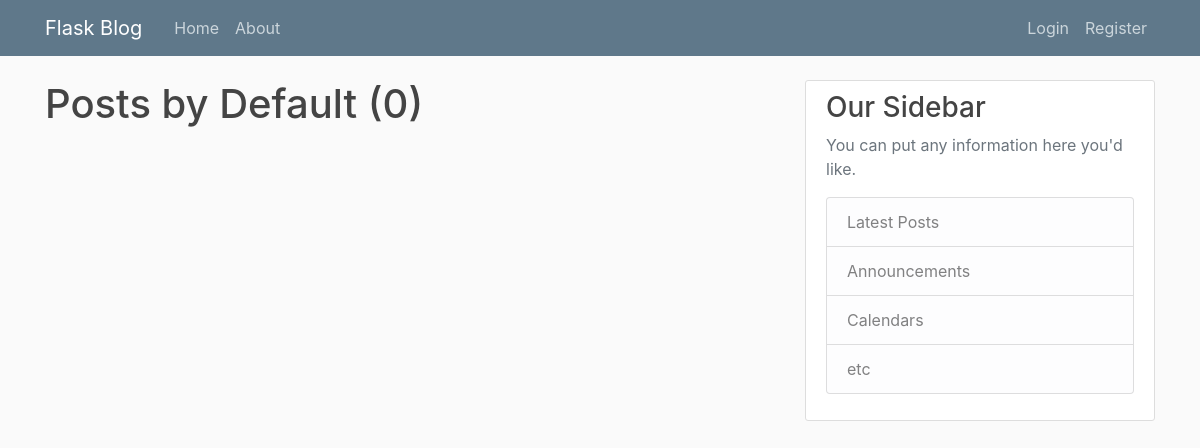
The page /user/Default on the database as committed earlier.
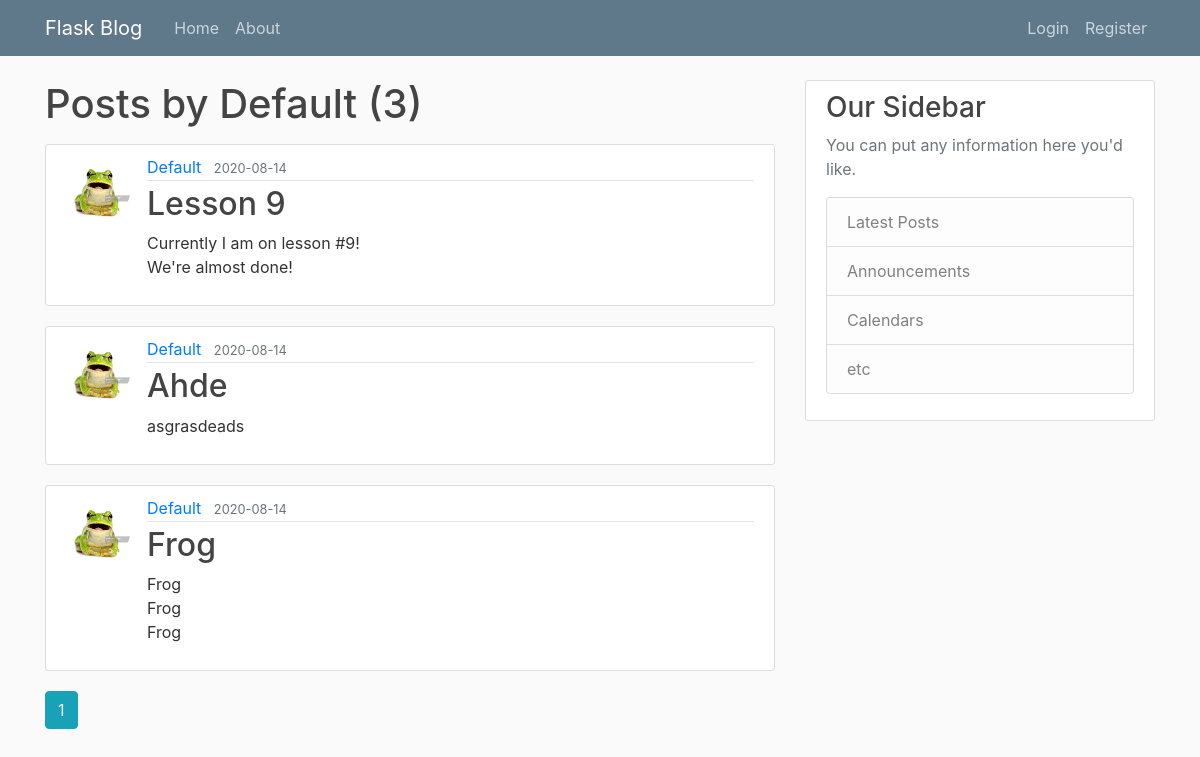
The same page on the database as committed later.
### flaskblog/models.py (models this page shows, shortened)
class Post(db.Model):
     id = db.Column(db.Integer, primary_key=True)
     title = db.Column(db.String(100), nullable=False)
     date_posted = db.Column(db.DateTime, nullable=False, default=datetime.utcnow)
     content = db.Column(db.Text, nullable=False)
     user_id = db.Column(db.Integer, db.ForeignKey('user.id'), nullable=False)

class User(db.Model, UserMixin):
    id = db.Column(db.Integer, primary_key=True)
    username = db.Column(db.String(20), unique=True, nullable=False)
    email = db.Column(db.String(120), unique=True, nullable=False)
    image_file = db.Column(db.String(20), nullable=False, default='default.jpg')
    password = db.Column(db.String(60), nullable=False)
    posts = db.relationship('Post', backref='author', lazy=True)

### flaskblog/users/routes.py (the view)
@users.route('/user/<string:username>')
def user_posts(username):
    page = request.args.get('page', 1, type=int)
    user = User.query.filter_by(username=username).first_or_404()
    posts = Post.query.filter_by(author=user)\
        .order_by(Post.date_posted.desc())\
        .paginate(page=page, per_page=5)
    return render_template('user_posts.html', posts=posts, user=user)

### flaskblog/templates/user_posts.html
{% extends "layout.html" %}
{% block content %}
    <h1 class="mb-3">Posts by {{ user.username }} ({{ posts.total }})</h1>
    {% for post in posts.items %}
        <article class="media content-section">
            <img class="rounded-circle article-img" src="{{ url_for('static', filename='profile_pics/' + post.author.image_file) }}">
            <div class="media-body">
            <div class="article-metadata">
                <a class="mr-2" href="{{ url_for('users.user_posts', username=post.author.username) }}">{{ post.author.username }}</a>
                <small class="text-muted">{{ post.date_posted.strftime('%Y-%m-%d') }}</small>
            </div>
            <h2><a class="article-title" href="{{ url_for('posts.post', post_id=post.id) }}">{{ post.title }}</a></h2>
            <p class="article-content">{{ post.content }}</p>
            </div>
        </article>
    {% endfor %}
    {% for page_num in posts.iter_pages(left_edge=1, right_edge=1, left_current=1, right_current=2) %}
        {% if page_num %}
            {% if posts.page == page_num %}
                <a class="btn btn-info mb-4" href="{{ url_for('users.user_posts', username=user.username, page=page_num) }}">{{ page_num }}</a>
            {% else %}
                <a class="btn btn-outline-info mb-4" href="{{ url_for('users.user_posts', username=user.username, page=page_num) }}">{{ page_num }}</a>
            {% endif %}
        {% else %}
            ...
        {% endif %}
    {% endfor %}
{% endblock content %}

Rows that differ between the two databases and show on the page:
added Post: image_file (placeholder picture), author.username "Default", date_posted "2020-08-14", title "Lesson 9", content "Currently I am on lesson #9! We're almost done!"
added Post: image_file (placeholder picture), author.username "Default", date_posted "2020-08-14", title "Ahde", content "asgrasdeads"
added Post: image_file (placeholder picture), author.username "Default", date_posted "2020-08-14", title "Frog", content "Frog Frog Frog"
Other text that changed with them:
{{ posts.total }}: "0" → "3"
new list line: "1"
